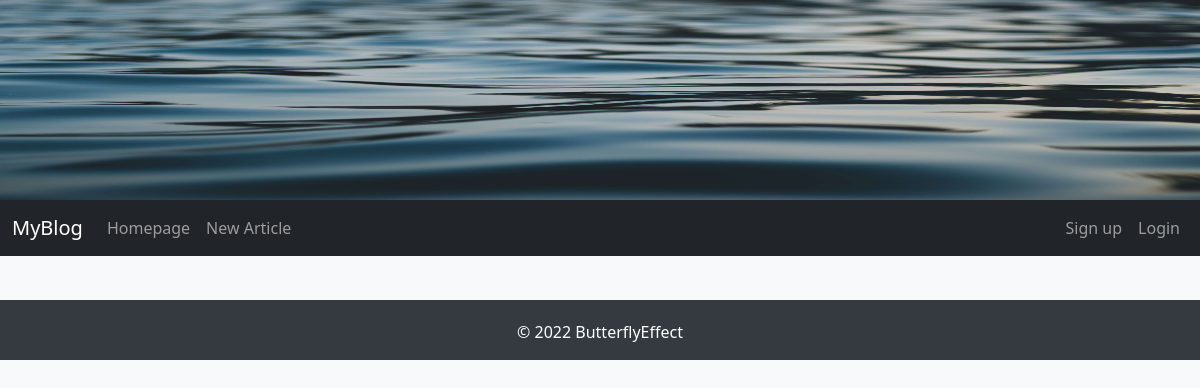
Before: / with the older database file.
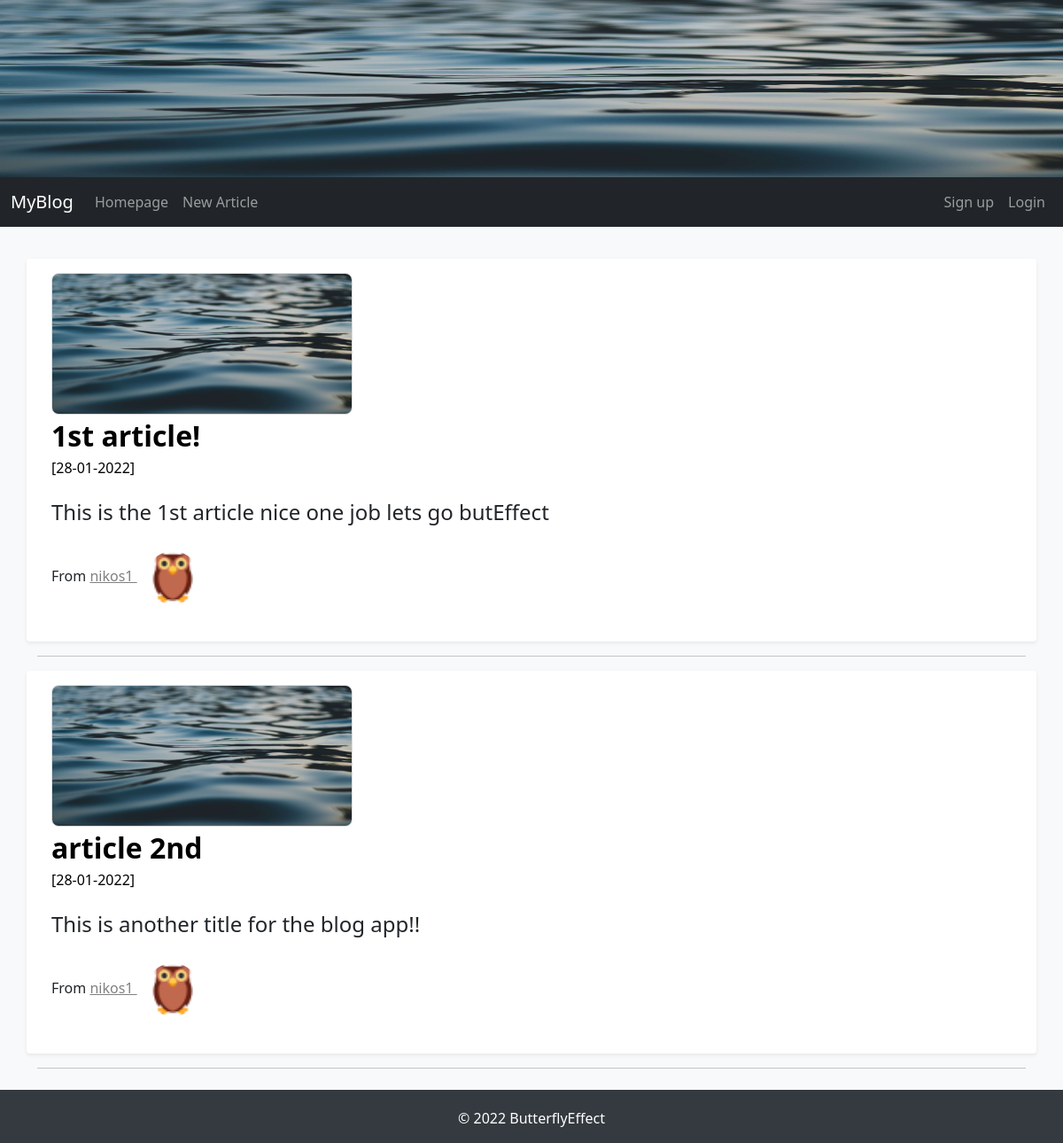
After: the same page with the newer database file.
### FlaskBlogApp/models.py (models this page shows, shortened)
class Article(db.Model):
    id = db.Column(db.Integer, primary_key=True)
    article_title = db.Column(db.String(50), nullable=False)
    article_body = db.Column(db.Text(), nullable=False)
    article_image = db.Column(db.String(30), nullable=False, default='default_article_image.jpg')
    date_created = db.Column(db.DateTime, nullable=False, default=datetime.utcnow)
    user_id = db.Column(db.Integer, db.ForeignKey('user.id'), nullable=False)

class User(db.Model, UserMixin):
    id = db.Column(db.Integer, primary_key=True)
    username = db.Column(db.String(15), unique=True, nullable=False)
    email = db.Column(db.String(150), unique=True, nullable=False)
    password = db.Column(db.String(36), nullable=False)
    profile_image = db.Column(db.String(30), default='default_profile_image.jpg')
    articles = db.relationship('Article', backref='author', lazy=True)

### FlaskBlogApp/routes.py (the view)
@app.route("/index/")
@app.route("/")#arxikh selida!
def root():
    articles = Article.query.all()
    return render_template("index.html", articles=articles)

### FlaskBlogApp/templates/index.html (shortened to what this page needs)
{% extends "base.html" %}
{% block content %}
{% if articles %}
	{% for article in articles %}
        <div class="row my-3 p-3 bg-body rounded shadow-sm">
          <div class="col col-md-12">
            {% if article.article_image %}
              <img src="{{ url_for('static', filename='images/articles_images/'+article.article_image) }}" alt="" class="img-responsive a_image" width="340px" height="160px" allign=center>
            {% endif %}
          </div>
          <div class="col col-md-12">
            <div class="main-article-title">
              <a class="article_title" href="#">{{ article.article_title | safe }}</a>
            </div>
            <small class="article_date">[{{ article.date_created.strftime('%d-%m-%Y') }}]</small>
            <p class="main-article-partial-text">
              {{ article.article_body | truncate(255) | safe }}
            </p>
            <p class="">From
              <span>
                <a class="author-name" href="#"> {{ article.author.username }}
                  <img class="rounded-circle profile-image" alt="{{ article.author.username }}" src="{{ url_for('static', filename='images/profiles_images/'+article.author.profile_image) }}" data-holder-rendered="true" data-bs-toggle="tooltip" data-bs-placement="top" title="{{ article.author.username }}">
                </a>
              </span>
            </p>
          </div>
        </div>
        <hr>
    {% endfor %}
{% endif %}
{% endblock content %}

### FlaskBlogApp/templates/base.html (shortened to what this page needs)
<!DOCTYPE html>
<html>
<head>
    <link href="https://cdn.jsdelivr.net/npm/bootstrap@5.1.1/dist/css/bootstrap.min.css" rel="stylesheet">
    <link rel="stylesheet" type="text/css" href="{{ url_for('static', filename='css/styles.css') }}">
</head>
<body>
    <img src="{{ url_for('static', filename='images/jumbotron.jpg') }}" width="100%" height="200px" class="img-responsive">
    {% include "navbar.html" %}
    <main role="main" class="container">
        {% block content %}
        {% endblock content %}
    </main>
    {% include "footer.html" %}
</body>
</html>

### FlaskBlogApp/templates/navbar.html (shortened to what this page needs)
<nav class="navbar navbar-expand-lg navbar-dark bg-dark">
  <div class="container-fluid">
    <a class="navbar-brand" href="/">MyBlog</a>
    <div class="collapse navbar-collapse" id="navbarNav">
      <ul class="navbar-nav me-auto mb-2 mb-lg-0">
        <li class="nav-item">
          <a class="nav-link" aria-current="page" href="/">Homepage</a>
        </li>
        <li class="nav-item">
          <a class="nav-link" href="/new_article/">New Article</a>
        </li>
      </ul>
      <ul class="nav navbar-nav navbar-right">
        {% if current_user.is_authenticated %}
        <li class="nav-item dropdown">
          <a class="nav-link dropdown-toggle" href="#" id="navbarDropdown" role="button" data-bs-toggle="dropdown" aria-expanded="false">
              <img class="rounded-circle navbar-profile-image" src="{{ url_for('static', filename='images/profiles_images/'+current_user.profile_image) }}" alt="{{ current_user.username }}" data-holder-rendered="true" data-bs-toggle="tooltip" data-bs-placement="top", title="{{ current_user.username }}" >
            </a>
            <ul class="dropdown-menu" aria-labelledby="navbarDropdown">
          <li class="nav-item">
            <a class="dropdown-item" href="/account/">{{ current_user.username}}</a>
          </li>
          <li class="nav-item">
            <a class="dropdown-item" href="/logout/">Logout</a>
          </li>
         </ul>
        </li>
        {% else %}
        <li class="nav-item">
          <a class="nav-link" href="/signup/">Sign up</a>
        </li>
        <li class="nav-item">
          <a class="nav-link" href="{{ url_for('login') }}">Login</a>
        </li>
        {% endif %}
      </ul>
    </div>
  </div>
</nav>

### FlaskBlogApp/templates/footer.html
<footer class="page-footer font-small styllish-color-dark pt-1 mt-4">
	<div class="footer-copyright py-3 text-center">
		&copy 2022 ButterflyEffect
	</div>
</footer>

### FlaskBlogApp/static/css/styles.css (style rules this page uses)
body { background-color: #f8f9fa; }
.container { margin-top: 20px; }
.main-article-title { font-size: 2em; font-weight: bold; text-decoration: none; color: black; }
.article_date,.article_date:hover { font-size: 1em; color: black; }
.main-article-partial-text,.main-article-full-text { font-size: 1.5em; margin-top: 20px; }
.author-name:link { color: gray; }
.article_title:link, .article_title:hover, .article_title:visited { text-decoration: none; color: black; }
.main-article-category:hover,.main-article-title:hover,.author-name { text-decoration: underline; color: black; }
footer { color: #fff; background-color: #343a40; }
.row { margin-top: 20px; }
.profile-image { width: 60px; height: 60px; margin: 10px; }
.a_image { border: 1px solid #ddd; border-radius: 8px; }

Changed rows visible on the page:
added Article: article_image (placeholder picture), article_title "1st article!", date_created "28-01-2022", article_body "This is the 1st article nice one job lets go butEffect", author.username "nikos1", profile_image (placeholder picture)
added Article: article_image (placeholder picture), article_title "article 2nd", date_created "28-01-2022", article_body "This is another title for the blog app!!", author.username "nikos1", profile_image (placeholder picture)
